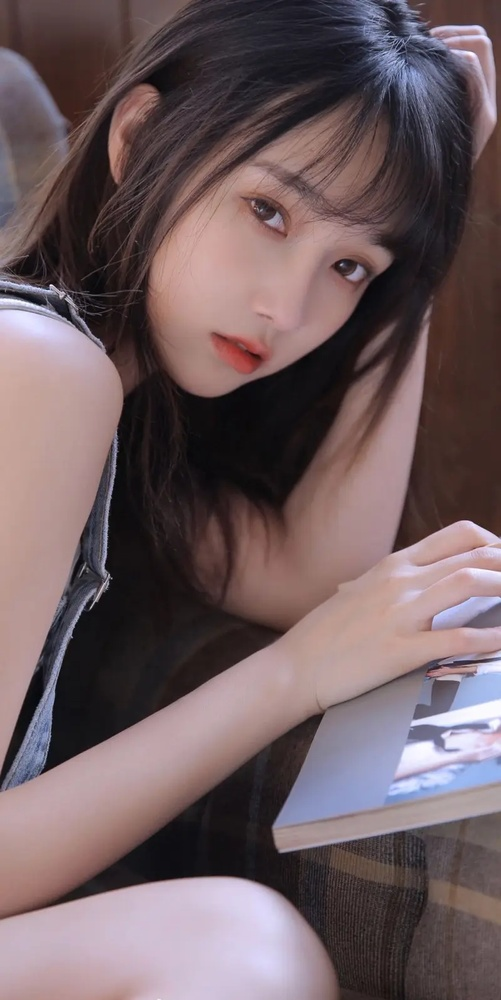
#> input picture p5/1.jpg, 501 x 1000 px, shrunk from 800 x 1598 before the run
$ python main2.py
#> lines starting #> are read from the running program, lines starting #| are printed output that depends on the picture
from turtle import shape
import cv2
from cv2 import rotate;
import numpy as np
from sympy import im

#图像旋转矩阵
img =cv2.imread("./1.jpg");
#> img is the input picture: shape (1000, 501, 3); mean B, G, R 95.9, 92.6, 110.5
h,w =img.shape[:2]
#> h = 1000; w = 501
M =cv2.getRotationMatrix2D((w/2,h/2),45,0.6);
rotate =cv2.warpAffine(img,M,(w,h));
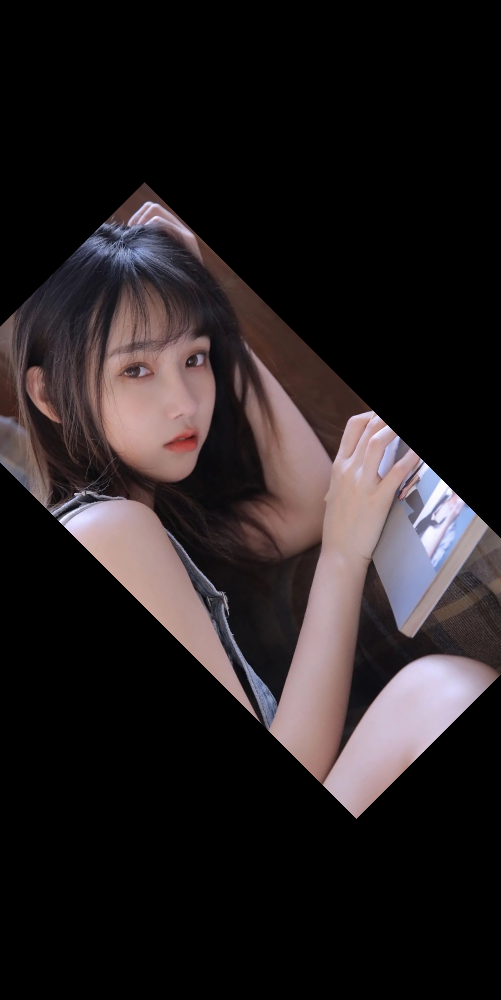
#> rotate: shape (1000, 501, 3); mean B, G, R 33.3, 32.1, 38.2

print("rotate",rotate);
#> (printed output is left out)


cv2.waitKey();
cv2.destroyAllWindows();
